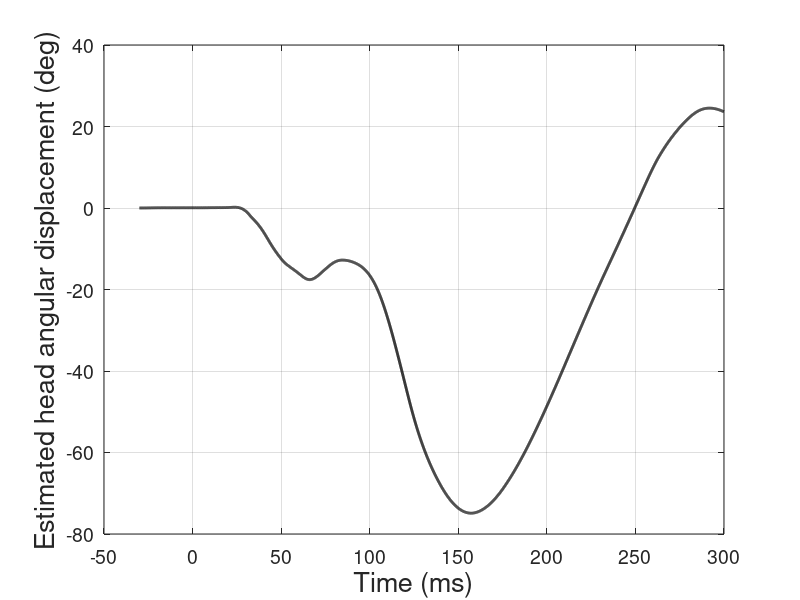

Source code (MATLAB): (Note: this script raises an error after producing the figure.)
% MEGN505
% Crash test data analysis

%% Set-up

clc; clear all; close all;

% Plot settings
set(groot, 'defaultAxesFontSize', 14)
set(groot, 'defaultAxesTitleFontSizeMultiplier', 1.4)
set(groot, 'defaultAxesLabelFontSizeMultiplier', 1.4)

% Import crash test datafile
load('subaru_legacy_passenger_data.mat');

% Checking if the angular displacement is primarily positive or negative
beta = cumtrapz(tdata,omega2);
figure()
clf;
plot(tdata*1000,beta,'k-','LineWidth',2);
xlabel('Time (ms)')
ylabel('Estimated head angular displacement (deg)')
grid()

% If beta is primarily positive, switch signs of omega values
%omega1 = -omega1;
%omega2 = -omega2;
%omega3 = -omega3;

% Converting acceleration data from g's to m/s^2
g = 9.81;   % m/s^2
a1 = a1*g;
a2 = a2*g;
a3 = a3*g;

%% Calculating Euler angles using ODE45

v0 = [0;0;0];       % ICs
tol = 1e-8;         % simulation tolerance value
opts = odeset('abstol',tol,'reltol',tol);  % setting tolerances
[t,v] = ode45(@(t,v)orientation_from_gyroscope(t,v,omega1,omega2,omega3,tdata),tdata,v0,opts);

psi = v(:,1);
theta = v(:,2);
phi = v(:,3);

figure()
clf;
subplot(3,1,1)
plot(tdata*1000,psi,'k-','LineWidth',2)
ylim([-100 100])
ylabel('\psi (deg)')
xlabel('t (ms)')
grid()
subplot(3,1,2)
plot(tdata*1000,theta,'k-','LineWidth',2)
ylim([-100 100])
ylabel('\theta (deg)')
xlabel('t (ms)')
grid()
subplot(3,1,3)
plot(tdata*1000,phi,'k-','LineWidth',2)
ylim([-100 100])
ylabel('\phi (deg)')
xlabel('t (ms)')
grid()
sgtitle('Head Orientation','FontSize',16,'FontWeight','bold')

%% Transforming acceleration data

for i=1:size(tdata,1)
    a1_now = a1(i);
    a2_now = a2(i);
    a3_now = a3(i);
    psi_now = psi(i);
    theta_now = theta(i);
    phi_now = phi(i);
    R_b_I = [cosd(psi_now)*cosd(theta_now),cosd(psi_now)*sind(theta_now)*sind(phi_now)-sind(psi_now)*cosd(phi_now),cosd(psi_now)*sind(theta_now)*cosd(phi_now)+sind(psi_now)*sind(phi_now);
             sind(psi_now)*cosd(theta_now),sind(psi_now)*sind(theta_now)*sind(phi_now)+cosd(psi_now)*cosd(phi_now),sind(psi_now)*sind(theta_now)*cosd(phi_now)-cosd(psi_now)*sind(phi_now);
             -sind(theta_now),cosd(theta_now)*sind(phi_now),cosd(theta_now)*cosd(phi_now)];
    aI(:,i) = R_b_I*[a1_now;a2_now;a3_now];
end

aX = aI(1,:)';
aY = aI(2,:)';
aZ = aI(3,:)';

%% Calculating displacements using ODE45

v0 = [0;0;0;35/2.237;0;0];  % ICs (mph converted to m/s)
tol = 1e-8;         % simulation tolerance value
opts = odeset('abstol',tol,'reltol',tol);  % setting tolerances
[t,v] = ode45(@(t,v)disp_from_accel(t,v,aX,aY,aZ,tdata),tdata,v0,opts);

X = v(:,1);
Y = v(:,2);
Z = v(:,3);

figure()
clf;
subplot(3,1,1)
plot(tdata*1000,X,'k-','LineWidth',2)
ylim([0 2])
ylabel('X (m)')
xlabel('t (ms)')
grid()
subplot(3,1,2)
plot(tdata*1000,Y,'k-','LineWidth',2)
ylim([-.1 .2])
ylabel('Y (m)')
xlabel('t (ms)')
grid()
subplot(3,1,3)
plot(tdata*1000,Z,'k-','LineWidth',2)
ylim([-.2 .4])
ylabel('Z (m)')
xlabel('t (ms)')
grid()
sgtitle('Head Position','FontSize',16,'FontWeight','bold')

%% Animation of head motion

% NOTE: View options include 'default', 'passenger', and 'driver'
animate_head_motion(X,Y,Z,psi*pi/180,theta*pi/180,phi*pi/180,3,2,1,'default')

%% Import and post-process vehicle acceleration data

% Import data
% NOTE: ax and axr are intended to be redundant measurements. az is
% vertical, positive downward (hence the -1 multiplier applied later).
vehicle_ax = readmatrix('v10150.094', 'FileType', 'text', 'Delimiter', '\t');
vehicle_axr = readmatrix('v10150.100', 'FileType', 'text', 'Delimiter', '\t');
vehicle_az = readmatrix('v10150.098', 'FileType', 'text', 'Delimiter', '\t');
vehicle_ax = vehicle_ax(:, 2)*g;
vehicle_axr = vehicle_axr(:, 2)*g;
vehicle_az = -vehicle_az(:, 2)*g;

% Process data
vehicle_ax_mean = 0.5*(vehicle_ax+vehicle_axr);
window = 101;
shift = 15;
vehicle_ax_proc = movmean(vehicle_ax_mean, window);
vehicle_ax_proc = [zeros(shift, 1); vehicle_ax_proc(1:end-shift)];
vehicle_ax_proc(tdata < 0 | tdata > 0.1) = 0;

% Process data
vehicle_az_proc = movmean(vehicle_az, window);
vehicle_az_proc = [zeros(shift, 1); vehicle_az_proc(1:end-shift)];
vehicle_az_proc(tdata < 0 | tdata > 0.1) = 0;

% Keep only time >= 0
idx = tdata >= 0;
tdata_proc = tdata(idx);
vehicle_ax_proc = vehicle_ax_proc(idx);
vehicle_az_proc = vehicle_az_proc(idx);

% Plot data
figure();
hold on;
plot(tdata*1000, vehicle_ax_mean, 'r', 'LineWidth', 2, 'DisplayName', 'Original')
plot(tdata_proc*1000, vehicle_ax_proc, 'k', 'LineWidth', 2, 'DisplayName', 'Processed')
title('Vehicle Longitudinal Acceleration')
xlabel('Time (ms)')
ylabel('Acceleration (m/s^2)')
legend('Location', 'best')
grid()

% Plot data
figure();
hold on;
plot(tdata*1000, vehicle_az, 'r', 'LineWidth', 2, 'DisplayName', 'Original')
plot(tdata_proc*1000, vehicle_az_proc, 'k', 'LineWidth', 2, 'DisplayName', 'Processed')
title('Vehicle Vertical Acceleration')
xlabel('Time (ms)')
ylabel('Acceleration (m/s^2)')
legend('Location', 'best')
grid()

%% Export processed data

start_idx = find(tdata == tdata_proc(1));
X_proc = X(start_idx:end);
Y_proc = Y(start_idx:end);
Z_proc = Z(start_idx:end);
psi_proc = psi(start_idx:end);
theta_proc = theta(start_idx:end);
phi_proc = phi(start_idx:end);

save('head_position_data.mat', ...
    'tdata_proc', ...
    'X_proc', 'Y_proc', 'Z_proc', ...
    'phi_proc', 'theta_proc', 'phi_proc')
save('vehicle_accel_data.mat', ...
    'tdata_proc', 'vehicle_ax_proc', 'vehicle_az_proc');
